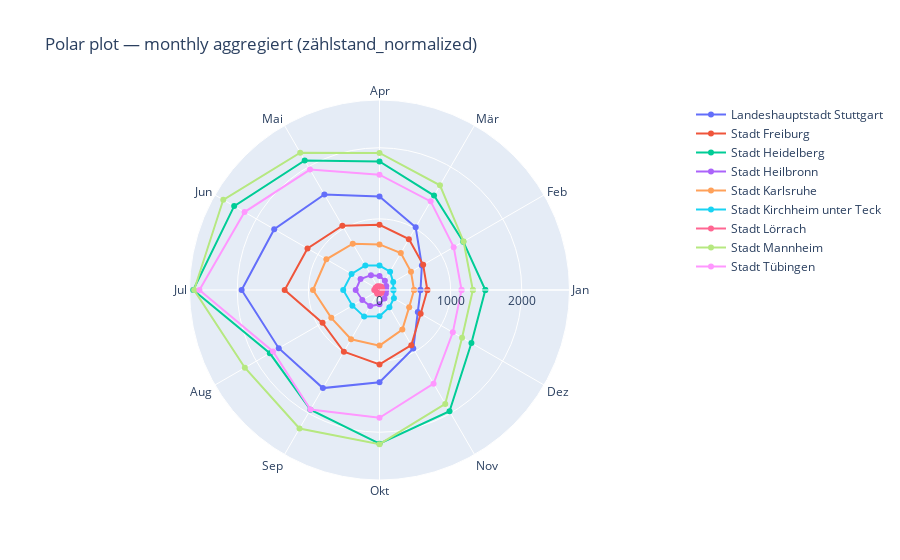
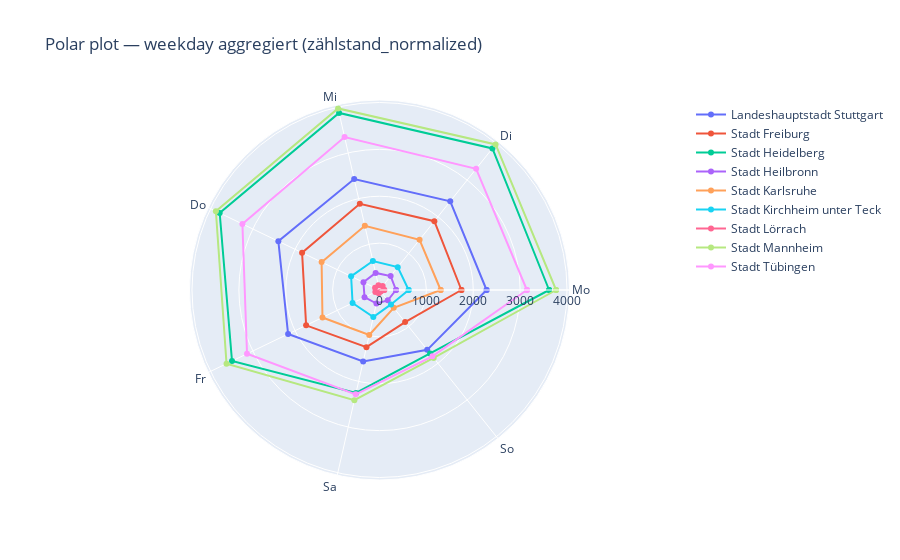
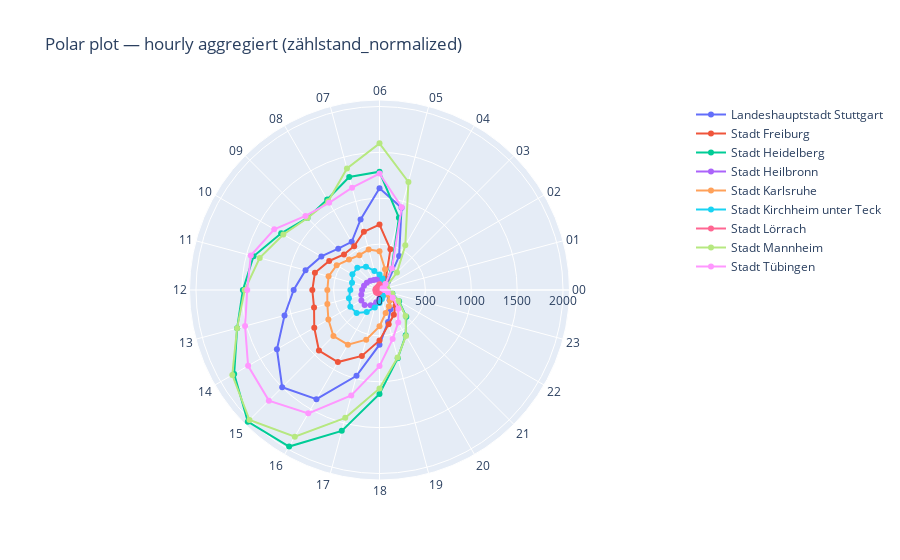
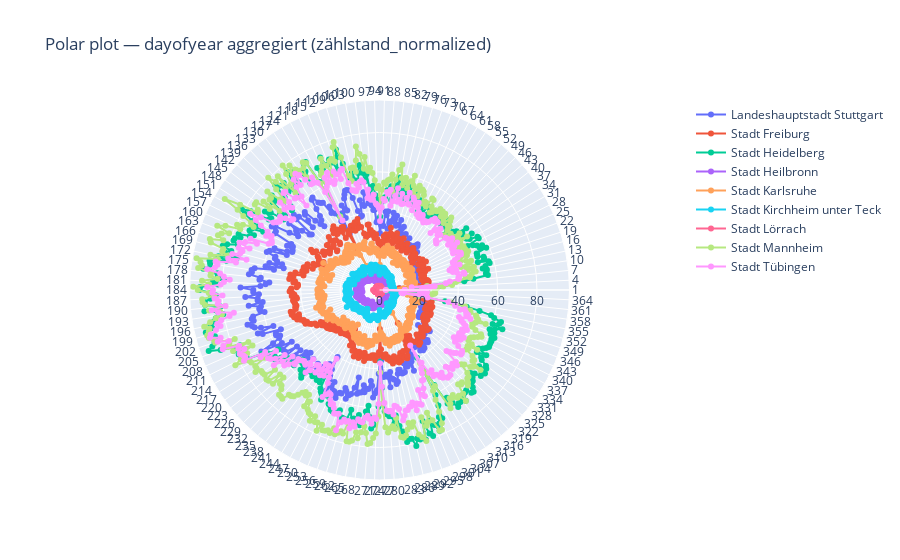

Notebook code for these charts, in order:
### Code cell
# Polar Plots for normalized data
plot_polar_all_cities(data, time_period='monthly', valuesin='zählstand_normalized')
plot_polar_all_cities(data, time_period='weekday', valuesin='zählstand_normalized')
plot_polar_all_cities(data, time_period='hourly', valuesin='zählstand_normalized')
plot_polar_all_cities(data, time_period='dayofyear', valuesin='zählstand_normalized')

### Figure 1 — Plotly figure (JSON) as saved in the notebook; plotly's stock layout.template omitted (floating-point values rounded to 4 significant figures)
{"data": [{"hovertemplate": "%{theta}: %{r}<extra>%{fullData.name}</extra>", "mode": "lines+markers", "name": "Landeshauptstadt Stuttgart", "r": [576.6, 687.8, 1017.0, 1313.0, 1550.0, 1709.0, 1939.0, 1636.0, 1593.0, 1297.0, 950.0, 621.6, 576.6], "theta": ["Jan", "Feb", "Mär", "Apr", "Mai", "Jun", "Jul", "Aug", "Sep", "Okt", "Nov", "Dez", "Jan"], "type": "scatterpolar"}, {"hovertemplate": "%{theta}: %{r}<extra>%{fullData.name}</extra>", "mode": "lines+markers", "name": "Stadt Freiburg", "r": [672.8, 708.7, 826.0, 916.8, 1045.0, 1169.0, 1333.0, 924.5, 1002.0, 1047.0, 895.1, 668.3, 672.8], "theta": ["Jan", "Feb", "Mär", "Apr", "Mai", "Jun", "Jul", "Aug", "Sep", "Okt", "Nov", "Dez", "Jan"], "type": "scatterpolar"}, {"hovertemplate": "%{theta}: %{r}<extra>%{fullData.name}</extra>", "mode": "lines+markers", "name": "Stadt Heidelberg", "r": [1488.0, 1360.0, 1533.0, 1806.0, 2103.0, 2360.0, 2619.0, 1780.0, 1942.0, 2162.0, 1969.0, 1492.0, 1488.0], "theta": ["Jan", "Feb", "Mär", "Apr", "Mai", "Jun", "Jul", "Aug", "Sep", "Okt", "Nov", "Dez", "Jan"], "type": "scatterpolar"}, {"hovertemplate": "%{theta}: %{r}<extra>%{fullData.name}</extra>", "mode": "lines+markers", "name": "Stadt Heilbronn", "r": [93.83, 109.6, 151.9, 196.7, 241.1, 307.8, 334.7, 279.2, 261.7, 201.5, 139.1, 102.6, 93.83], "theta": ["Jan", "Feb", "Mär", "Apr", "Mai", "Jun", "Jul", "Aug", "Sep", "Okt", "Nov", "Dez", "Jan"], "type": "scatterpolar"}, {"hovertemplate": "%{theta}: %{r}<extra>%{fullData.name}</extra>", "mode": "lines+markers", "name": "Stadt Karlsruhe", "r": [485.5, 511.3, 599.4, 641.3, 751.5, 862.7, 935.4, 782.9, 799.3, 781.9, 641.6, 481.9, 485.5], "theta": ["Jan", "Feb", "Mär", "Apr", "Mai", "Jun", "Jul", "Aug", "Sep", "Okt", "Nov", "Dez", "Jan"], "type": "scatterpolar"}, {"hovertemplate": "%{theta}: %{r}<extra>%{fullData.name}</extra>", "mode": "lines+markers", "name": "Stadt Kirchheim unter Teck", "r": [195.6, 222.1, 297.8, 343.7, 398.4, 453.3, 510.1, 440.2, 432.0, 370.2, 278.9, 234.1, 195.6], "theta": ["Jan", "Feb", "Mär", "Apr", "Mai", "Jun", "Jul", "Aug", "Sep", "Okt", "Nov", "Dez", "Jan"], "type": "scatterpolar"}, {"hovertemplate": "%{theta}: %{r}<extra>%{fullData.name}</extra>", "mode": "lines+markers", "name": "Stadt Lörrach", "r": [34.47, 39.46, 51.61, 53.19, 60.16, 62.66, 73.44, 50.24, 61.01, 57.63, 48.64, 36.51, 34.47], "theta": ["Jan", "Feb", "Mär", "Apr", "Mai", "Jun", "Jul", "Aug", "Sep", "Okt", "Nov", "Dez", "Jan"], "type": "scatterpolar"}, {"hovertemplate": "%{theta}: %{r}<extra>%{fullData.name}</extra>", "mode": "lines+markers", "name": "Stadt Mannheim", "r": [1313.0, 1365.0, 1700.0, 1928.0, 2230.0, 2537.0, 2607.0, 2186.0, 2249.0, 2167.0, 1850.0, 1340.0, 1313.0], "theta": ["Jan", "Feb", "Mär", "Apr", "Mai", "Jun", "Jul", "Aug", "Sep", "Okt", "Nov", "Dez", "Jan"], "type": "scatterpolar"}, {"hovertemplate": "%{theta}: %{r}<extra>%{fullData.name}</extra>", "mode": "lines+markers", "name": "Stadt Tübingen", "r": [1153.0, 1205.0, 1439.0, 1621.0, 1954.0, 2191.0, 2532.0, 1729.0, 1940.0, 1796.0, 1521.0, 1191.0, 1153.0], "theta": ["Jan", "Feb", "Mär", "Apr", "Mai", "Jun", "Jul", "Aug", "Sep", "Okt", "Nov", "Dez", "Jan"], "type": "scatterpolar"}], "layout": {"legend": {"orientation": "v", "x": 1.02, "y": 1}, "polar": {"radialaxis": {"nticks": 5}}, "title": {"text": "Polar plot — monthly aggregiert (zählstand_normalized)"}}}

### Figure 2 — Plotly figure (JSON) as saved in the notebook; plotly's stock layout.template omitted (floating-point values rounded to 4 significant figures)
{"data": [{"hovertemplate": "%{theta}: %{r}<extra>%{fullData.name}</extra>", "mode": "lines+markers", "name": "Landeshauptstadt Stuttgart", "r": [2284.0, 2420.0, 2429.0, 2395.0, 2164.0, 1566.0, 1632.0, 2284.0], "theta": ["Mo", "Di", "Mi", "Do", "Fr", "Sa", "So", "Mo"], "type": "scatterpolar"}, {"hovertemplate": "%{theta}: %{r}<extra>%{fullData.name}</extra>", "mode": "lines+markers", "name": "Stadt Freiburg", "r": [1748.0, 1877.0, 1886.0, 1833.0, 1737.0, 1251.0, 876.3, 1748.0], "theta": ["Mo", "Di", "Mi", "Do", "Fr", "Sa", "So", "Mo"], "type": "scatterpolar"}, {"hovertemplate": "%{theta}: %{r}<extra>%{fullData.name}</extra>", "mode": "lines+markers", "name": "Stadt Heidelberg", "r": [3618.0, 3863.0, 3875.0, 3784.0, 3492.0, 2253.0, 1732.0, 3618.0], "theta": ["Mo", "Di", "Mi", "Do", "Fr", "Sa", "So", "Mo"], "type": "scatterpolar"}, {"hovertemplate": "%{theta}: %{r}<extra>%{fullData.name}</extra>", "mode": "lines+markers", "name": "Stadt Heilbronn", "r": [352.5, 381.0, 373.9, 380.2, 354.4, 295.7, 282.1, 352.5], "theta": ["Mo", "Di", "Mi", "Do", "Fr", "Sa", "So", "Mo"], "type": "scatterpolar"}, {"hovertemplate": "%{theta}: %{r}<extra>%{fullData.name}</extra>", "mode": "lines+markers", "name": "Stadt Karlsruhe", "r": [1305.0, 1371.0, 1406.0, 1371.0, 1350.0, 984.3, 487.6, 1305.0], "theta": ["Mo", "Di", "Mi", "Do", "Fr", "Sa", "So", "Mo"], "type": "scatterpolar"}, {"hovertemplate": "%{theta}: %{r}<extra>%{fullData.name}</extra>", "mode": "lines+markers", "name": "Stadt Kirchheim unter Teck", "r": [621.7, 623.8, 635.1, 672.2, 637.4, 592.6, 393.4, 621.7], "theta": ["Mo", "Di", "Mi", "Do", "Fr", "Sa", "So", "Mo"], "type": "scatterpolar"}, {"hovertemplate": "%{theta}: %{r}<extra>%{fullData.name}</extra>", "mode": "lines+markers", "name": "Stadt Lörrach", "r": [101.4, 107.1, 104.5, 104.7, 98.73, 68.9, 43.67, 101.4], "theta": ["Mo", "Di", "Mi", "Do", "Fr", "Sa", "So", "Mo"], "type": "scatterpolar"}, {"hovertemplate": "%{theta}: %{r}<extra>%{fullData.name}</extra>", "mode": "lines+markers", "name": "Stadt Mannheim", "r": [3767.0, 3972.0, 3973.0, 3874.0, 3622.0, 2411.0, 1853.0, 3767.0], "theta": ["Mo", "Di", "Mi", "Do", "Fr", "Sa", "So", "Mo"], "type": "scatterpolar"}, {"hovertemplate": "%{theta}: %{r}<extra>%{fullData.name}</extra>", "mode": "lines+markers", "name": "Stadt Tübingen", "r": [3144.0, 3306.0, 3348.0, 3246.0, 3137.0, 2283.0, 1809.0, 3144.0], "theta": ["Mo", "Di", "Mi", "Do", "Fr", "Sa", "So", "Mo"], "type": "scatterpolar"}], "layout": {"legend": {"orientation": "v", "x": 1.02, "y": 1}, "polar": {"radialaxis": {"nticks": 5}}, "title": {"text": "Polar plot — weekday aggregiert (zählstand_normalized)"}}}

### Figure 3 — Plotly figure (JSON) as saved in the notebook; plotly's stock layout.template omitted (floating-point values rounded to 4 significant figures)
{"data": [{"hovertemplate": "%{theta}: %{r}<extra>%{fullData.name}</extra>", "mode": "lines+markers", "name": "Landeshauptstadt Stuttgart", "r": [26.91, 20.41, 26.29, 132.3, 427.1, 928.1, 1109.0, 796.4, 606.1, 636.3, 731.7, 834.4, 935.6, 1072.0, 1291.0, 1500.0, 1374.0, 968.1, 596.0, 359.9, 241.6, 156.1, 80.0, 41.57, 26.91], "theta": ["00", "01", "02", "03", "04", "05", "06", "07", "08", "09", "10", "11", "12", "13", "14", "15", "16", "17", "18", "19", "20", "21", "22", "23", "00"], "type": "scatterpolar"}, {"hovertemplate": "%{theta}: %{r}<extra>%{fullData.name}</extra>", "mode": "lines+markers", "name": "Stadt Freiburg", "r": [55.79, 37.42, 27.11, 45.2, 134.7, 458.4, 713.5, 657.2, 551.8, 547.6, 632.9, 728.6, 732.1, 738.4, 821.0, 933.5, 907.2, 743.4, 549.7, 386.3, 312.2, 247.3, 155.1, 91.63, 55.79], "theta": ["00", "01", "02", "03", "04", "05", "06", "07", "08", "09", "10", "11", "12", "13", "14", "15", "16", "17", "18", "19", "20", "21", "22", "23", "00"], "type": "scatterpolar"}, {"hovertemplate": "%{theta}: %{r}<extra>%{fullData.name}</extra>", "mode": "lines+markers", "name": "Stadt Heidelberg", "r": [87.99, 59.01, 46.4, 82.61, 260.7, 816.6, 1289.0, 1275.0, 1140.0, 1110.0, 1237.0, 1421.0, 1489.0, 1606.0, 1829.0, 2030.0, 1970.0, 1589.0, 1132.0, 769.7, 570.8, 412.9, 246.2, 145.0, 87.99], "theta": ["00", "01", "02", "03", "04", "05", "06", "07", "08", "09", "10", "11", "12", "13", "14", "15", "16", "17", "18", "19", "20", "21", "22", "23", "00"], "type": "scatterpolar"}, {"hovertemplate": "%{theta}: %{r}<extra>%{fullData.name}</extra>", "mode": "lines+markers", "name": "Stadt Heilbronn", "r": [3.554, 2.266, 3.272, 14.1, 40.6, 108.2, 127.7, 118.5, 126.1, 141.8, 158.8, 174.9, 190.0, 204.9, 228.2, 229.4, 191.7, 139.5, 89.75, 52.61, 34.59, 21.92, 11.01, 6.297, 3.554], "theta": ["00", "01", "02", "03", "04", "05", "06", "07", "08", "09", "10", "11", "12", "13", "14", "15", "16", "17", "18", "19", "20", "21", "22", "23", "00"], "type": "scatterpolar"}, {"hovertemplate": "%{theta}: %{r}<extra>%{fullData.name}</extra>", "mode": "lines+markers", "name": "Stadt Karlsruhe", "r": [38.51, 27.77, 21.84, 34.4, 77.64, 233.9, 423.4, 456.2, 437.7, 470.4, 538.7, 574.9, 568.4, 588.4, 643.4, 709.8, 688.3, 560.0, 396.1, 259.2, 204.7, 161.0, 100.1, 59.82, 38.51], "theta": ["00", "01", "02", "03", "04", "05", "06", "07", "08", "09", "10", "11", "12", "13", "14", "15", "16", "17", "18", "19", "20", "21", "22", "23", "00"], "type": "scatterpolar"}, {"hovertemplate": "%{theta}: %{r}<extra>%{fullData.name}</extra>", "mode": "lines+markers", "name": "Stadt Kirchheim unter Teck", "r": [10.06, 7.956, 6.991, 23.29, 57.71, 129.4, 169.7, 215.6, 293.9, 341.8, 341.0, 310.0, 317.7, 344.8, 367.2, 352.7, 278.0, 196.9, 142.9, 101.6, 75.1, 51.75, 26.03, 14.11, 10.06], "theta": ["00", "01", "02", "03", "04", "05", "06", "07", "08", "09", "10", "11", "12", "13", "14", "15", "16", "17", "18", "19", "20", "21", "22", "23", "00"], "type": "scatterpolar"}, {"hovertemplate": "%{theta}: %{r}<extra>%{fullData.name}</extra>", "mode": "lines+markers", "name": "Stadt Lörrach", "r": [1.172, 0.9109, 1.312, 5.385, 15.02, 54.96, 61.74, 41.8, 37.32, 36.09, 40.14, 43.77, 43.92, 43.07, 44.16, 42.78, 36.56, 29.35, 20.42, 12.37, 7.78, 4.754, 2.585, 1.646, 1.172], "theta": ["00", "01", "02", "03", "04", "05", "06", "07", "08", "09", "10", "11", "12", "13", "14", "15", "16", "17", "18", "19", "20", "21", "22", "23", "00"], "type": "scatterpolar"}, {"hovertemplate": "%{theta}: %{r}<extra>%{fullData.name}</extra>", "mode": "lines+markers", "name": "Stadt Mannheim", "r": [90.76, 68.25, 91.74, 268.9, 562.0, 1218.0, 1598.0, 1370.0, 1117.0, 1109.0, 1210.0, 1351.0, 1469.0, 1607.0, 1852.0, 2003.0, 1846.0, 1442.0, 1073.0, 762.7, 577.4, 402.1, 237.6, 142.2, 90.76], "theta": ["00", "01", "02", "03", "04", "05", "06", "07", "08", "09", "10", "11", "12", "13", "14", "15", "16", "17", "18", "19", "20", "21", "22", "23", "00"], "type": "scatterpolar"}, {"hovertemplate": "%{theta}: %{r}<extra>%{fullData.name}</extra>", "mode": "lines+markers", "name": "Stadt Tübingen", "r": [56.85, 40.17, 39.1, 93.01, 270.4, 934.6, 1269.0, 1155.0, 1098.0, 1142.0, 1325.0, 1452.0, 1441.0, 1517.0, 1654.0, 1705.0, 1552.0, 1190.0, 829.2, 553.7, 408.1, 289.1, 166.3, 92.93, 56.85], "theta": ["00", "01", "02", "03", "04", "05", "06", "07", "08", "09", "10", "11", "12", "13", "14", "15", "16", "17", "18", "19", "20", "21", "22", "23", "00"], "type": "scatterpolar"}], "layout": {"legend": {"orientation": "v", "x": 1.02, "y": 1}, "polar": {"radialaxis": {"nticks": 5}}, "title": {"text": "Polar plot — hourly aggregiert (zählstand_normalized)"}}}

### Figure 4 — Plotly figure (JSON) as saved in the notebook; plotly's stock layout.template omitted (floating-point values rounded to 4 significant figures; data arrays with more than 128 entries replaced by an {"elided": "..."} marker saying what was removed)
{"data": [{"hovertemplate": "%{theta}: %{r}<extra>%{fullData.name}</extra>", "mode": "lines+markers", "name": "Landeshauptstadt Stuttgart", "r": {"elided": "367 float values"}, "theta": {"elided": "367 str values"}, "type": "scatterpolar"}, {"hovertemplate": "%{theta}: %{r}<extra>%{fullData.name}</extra>", "mode": "lines+markers", "name": "Stadt Freiburg", "r": {"elided": "367 float values"}, "theta": {"elided": "367 str values"}, "type": "scatterpolar"}, {"hovertemplate": "%{theta}: %{r}<extra>%{fullData.name}</extra>", "mode": "lines+markers", "name": "Stadt Heidelberg", "r": {"elided": "367 float values"}, "theta": {"elided": "367 str values"}, "type": "scatterpolar"}, {"hovertemplate": "%{theta}: %{r}<extra>%{fullData.name}</extra>", "mode": "lines+markers", "name": "Stadt Heilbronn", "r": {"elided": "367 float values"}, "theta": {"elided": "367 str values"}, "type": "scatterpolar"}, {"hovertemplate": "%{theta}: %{r}<extra>%{fullData.name}</extra>", "mode": "lines+markers", "name": "Stadt Karlsruhe", "r": {"elided": "367 float values"}, "theta": {"elided": "367 str values"}, "type": "scatterpolar"}, {"hovertemplate": "%{theta}: %{r}<extra>%{fullData.name}</extra>", "mode": "lines+markers", "name": "Stadt Kirchheim unter Teck", "r": {"elided": "367 float values"}, "theta": {"elided": "367 str values"}, "type": "scatterpolar"}, {"hovertemplate": "%{theta}: %{r}<extra>%{fullData.name}</extra>", "mode": "lines+markers", "name": "Stadt Lörrach", "r": {"elided": "367 float values"}, "theta": {"elided": "367 str values"}, "type": "scatterpolar"}, {"hovertemplate": "%{theta}: %{r}<extra>%{fullData.name}</extra>", "mode": "lines+markers", "name": "Stadt Mannheim", "r": {"elided": "367 float values"}, "theta": {"elided": "367 str values"}, "type": "scatterpolar"}, {"hovertemplate": "%{theta}: %{r}<extra>%{fullData.name}</extra>", "mode": "lines+markers", "name": "Stadt Tübingen", "r": {"elided": "367 float values"}, "theta": {"elided": "367 str values"}, "type": "scatterpolar"}], "layout": {"legend": {"orientation": "v", "x": 1.02, "y": 1}, "polar": {"radialaxis": {"nticks": 5}}, "title": {"text": "Polar plot — dayofyear aggregiert (zählstand_normalized)"}}}
